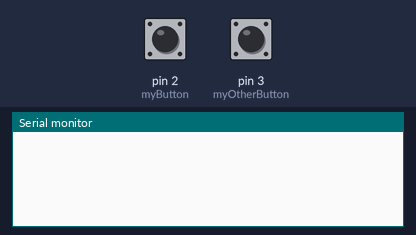
Bench run of a sketch on a simulated Arduino Uno, built with avr-gcc and run on an emulated ATmega328P. Parts: the last lines printed to the serial monitor. The test bench sets the inputs (shaded band); at power-on: pin 2 (myButton) HIGH, pin 3 (myOtherButton) HIGH.

Above: at 1.2 s.
1.3 s: pin 2 (myButton) pulled LOW for 0.15 s
At 2.6 s:
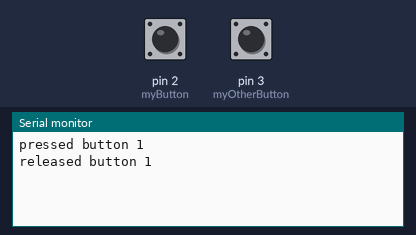
2.9 s: pin 3 (myOtherButton) pulled LOW for 0.15 s
At 3.04 s:
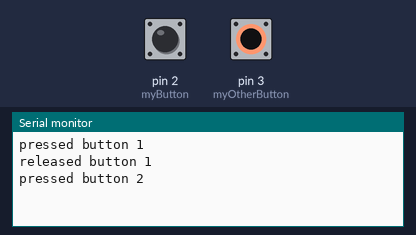

The sketch:

button-test.ino
```cpp
#include "Button.h"

//Declare two buttons on pin 2 and 3, pass the address (&) of the callback functions
Button myButton = Button(2, &myCallback);
Button myOtherButton = Button(3, &myOtherCallback);

//Keep pointers to all the buttons in an array for simpler handling of many buttons
const int buttonAmount = 2;
Button* buttons[buttonAmount] = {
  &myButton,
  &myOtherButton
};

void setup() {
  Serial.begin(9600);
}

//Read the buttons in the loop
void loop() {
  for (int i = 0; i < buttonAmount; i++){
    buttons[i]->read();
  }
}

void myCallback(Button* button)
{
  if (button->pressed){
    Serial.println("pressed button 1");
  }
  else{
    Serial.println("released button 1");
  }
}

void myOtherCallback(Button* button)
{
  if (button->pressed){
    Serial.println("pressed button 2");
  }
  else{
    Serial.println("released button 2");
  }
}
```

Measured:
- after the input at 1.3 s, the serial monitor: prints a new line at once (image 1)
- after the input at 2.9 s, the serial monitor: prints a new line at once (image 2)
